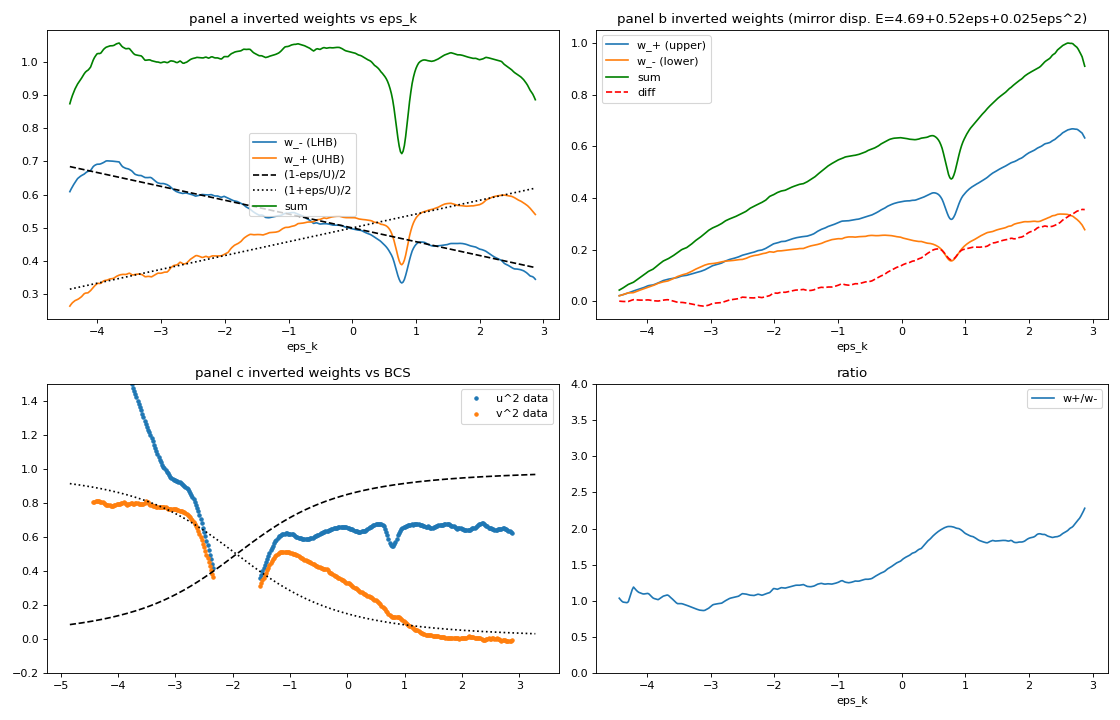

Source code (Python):
from fitlib import *
import numpy as np
import matplotlib; matplotlib.use('Agg'); import matplotlib.pyplot as plt
t,tp=0.99,0.195
eps=band(t,tp)
# free DOS rho0(eps) on fine grid
egrid=np.linspace(eps.min()-0.1,eps.max()+0.1,400)
rho0=dos(eps,np.ones_like(eps),0.06)  # on GRID
rho0_e=np.interp(egrid,GRID,rho0)
def smooth(y,n=9): return np.convolve(y,np.ones(n)/n,mode='same')
fig,axs=plt.subplots(2,2,figsize=(14,9))
# ---- panel a: E_- = -U/2+eps/2+c0, E_+ = U/2+eps/2+c0 ; c0 so that midgap=0
s=STS[0]; V=np.array(s['bias']); g=smooth(np.array(s['dI_dV']))-0.045
U=12.02; c0=-(eps.min()+eps.max())/4
Em=lambda e: -U/2+e/2+c0; Ep=lambda e: U/2+e/2+c0
wm=np.interp(Em(egrid),V,g)*0.5/np.maximum(rho0_e,1e-3)
wp=np.interp(Ep(egrid),V,g)*0.5/np.maximum(rho0_e,1e-3)
m=(egrid>eps.min()+0.3)&(egrid<eps.max()-0.3)
norm=np.mean((wm+wp)[m])
axs[0,0].plot(egrid[m],wm[m]/norm,label='w_- (LHB)'); axs[0,0].plot(egrid[m],wp[m]/norm,label='w_+ (UHB)')
axs[0,0].plot(egrid[m],0.5*(1-egrid[m]/U),'k--',label='(1-eps/U)/2'); axs[0,0].plot(egrid[m],0.5*(1+egrid[m]/U),'k:',label='(1+eps/U)/2')
axs[0,0].plot(egrid[m],(wm+wp)[m]/norm,'g',label='sum'); axs[0,0].set_title('panel a inverted weights vs eps_k'); axs[0,0].legend(); axs[0,0].set_xlabel('eps_k')
# ---- panel b: mirror E(eps)=c+a eps+b eps^2
s=STS[1]; V=np.array(s['bias']); g=smooth(np.array(s['dI_dV']))-0.06
c,a,b=4.688,0.5165,0.0247
E=lambda e: c+a*e+b*e*e; dE=lambda e: a+2*b*e
wp=np.interp(E(egrid),V,g)*dE(egrid)/np.maximum(rho0_e,1e-3)
wm=np.interp(-E(egrid),V,g)*dE(egrid)/np.maximum(rho0_e,1e-3)
norm=np.max((wm+wp)[m])
axs[0,1].plot(egrid[m],wp[m]/norm,label='w_+ (upper)'); axs[0,1].plot(egrid[m],wm[m]/norm,label='w_- (lower)')
axs[0,1].plot(egrid[m],(wm+wp)[m]/norm,'g',label='sum'); axs[0,1].plot(egrid[m],(wp-wm)[m]/norm,'r--',label='diff')
axs[0,1].set_title('panel b inverted weights (mirror disp. E=4.69+0.52eps+0.025eps^2)'); axs[0,1].legend(); axs[0,1].set_xlabel('eps_k')
# ratio and E
axs[1,1].plot(egrid[m],(wp/np.maximum(wm,1e-6))[m],label='w+/w-'); axs[1,1].set_ylim(0,4); axs[1,1].legend(); axs[1,1].set_xlabel('eps_k'); axs[1,1].set_title('ratio')
# alternative: free-band-like dispersion with Bogoliubov E=sqrt((eps-mu)^2+D^2)?? skip
# ---- panel c check: BCS weights
s=STS[2]; V=np.array(s['bias']); g=smooth(np.array(s['dI_dV']))-0.06
mu,Dl=-1.933,1.967
xi=egrid-mu; Eb=np.sqrt(xi**2+Dl**2); dEb=np.abs(xi)/Eb
# E not monotonic in eps (min at eps=mu) -> handle two branches separately: for eps<mu and eps>mu
wp=np.interp(Eb,V,g)*dEb/np.maximum(rho0_e,1e-3); wm=np.interp(-Eb,V,g)*dEb/np.maximum(rho0_e,1e-3)
mm=m&(np.abs(xi)>0.4)
norm=np.median((wm+wp)[mm])
axs[1,0].plot(egrid[mm],wp[mm]/norm,'.',label='u^2 data'); axs[1,0].plot(egrid[mm],wm[mm]/norm,'.',label='v^2 data')
axs[1,0].plot(egrid,0.5*(1+xi/Eb),'k--'); axs[1,0].plot(egrid,0.5*(1-xi/Eb),'k:'); axs[1,0].set_title('panel c inverted weights vs BCS'); axs[1,0].legend(); axs[1,0].set_ylim(-0.2,1.5)
plt.tight_layout(); plt.savefig('invert_weights.png',dpi=80)
# print tabulated panel-b weights
print("panel b: eps, w+, w-, sum (normalized to max sum)")
for e in np.linspace(eps.min()+0.3,eps.max()-0.3,12):
    i=np.argmin(np.abs(egrid-e)); print(f"  {e:6.2f}  {wp[i]/norm if False else 0:0.0f}",end='')
    print()
